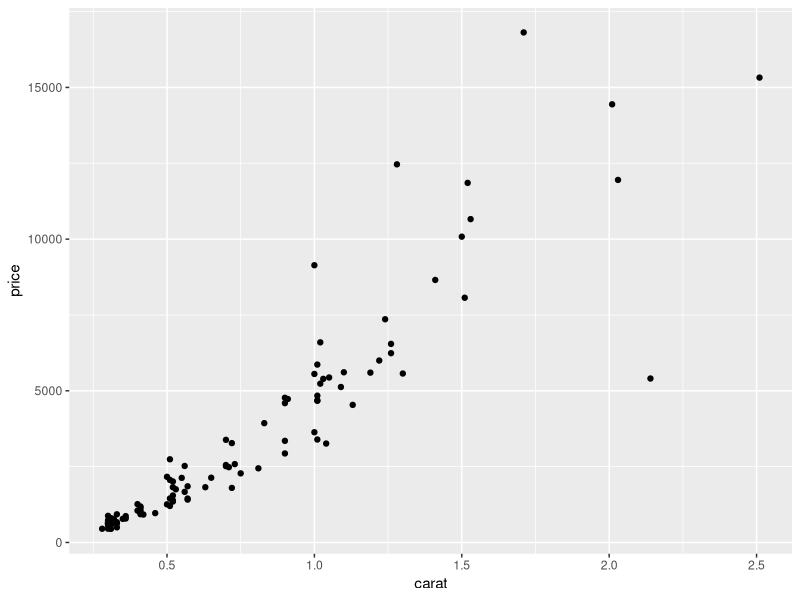
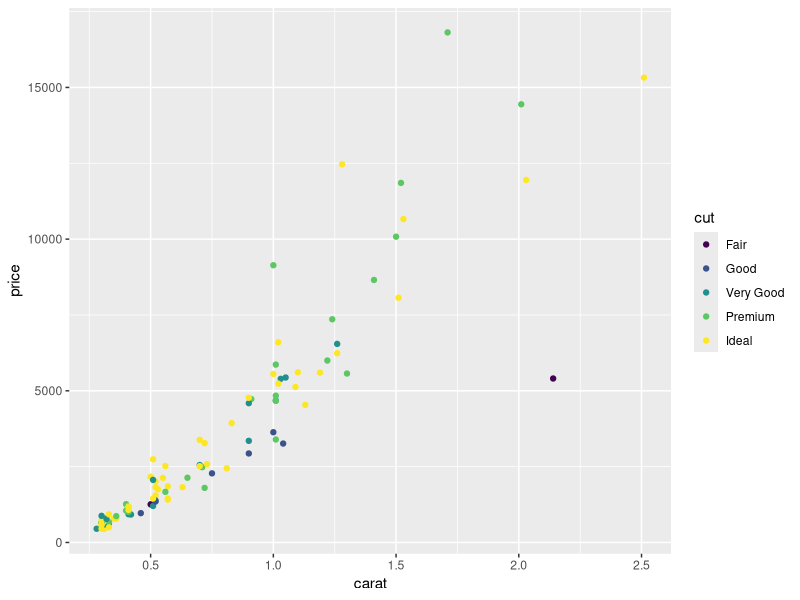
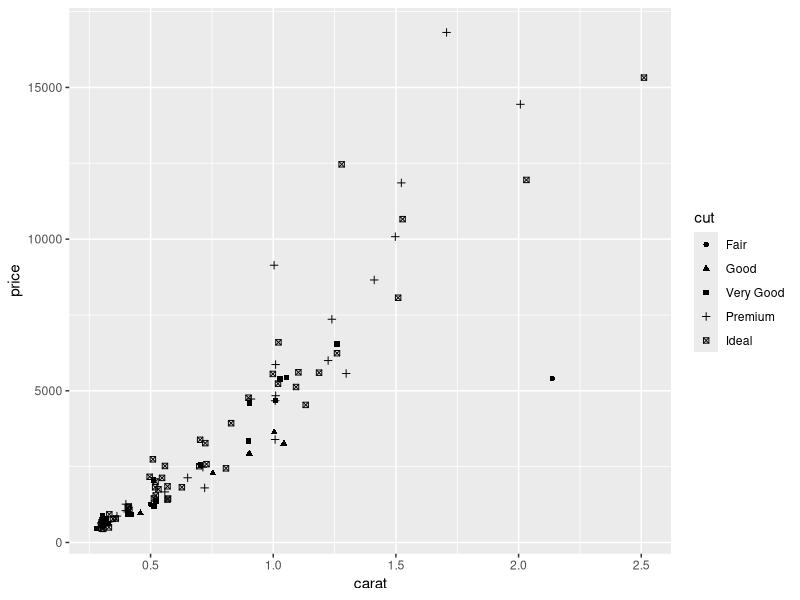
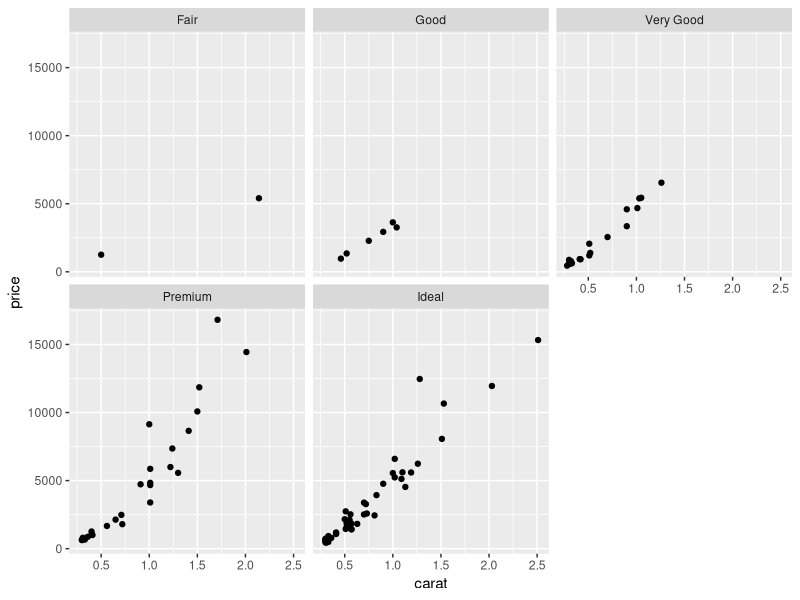
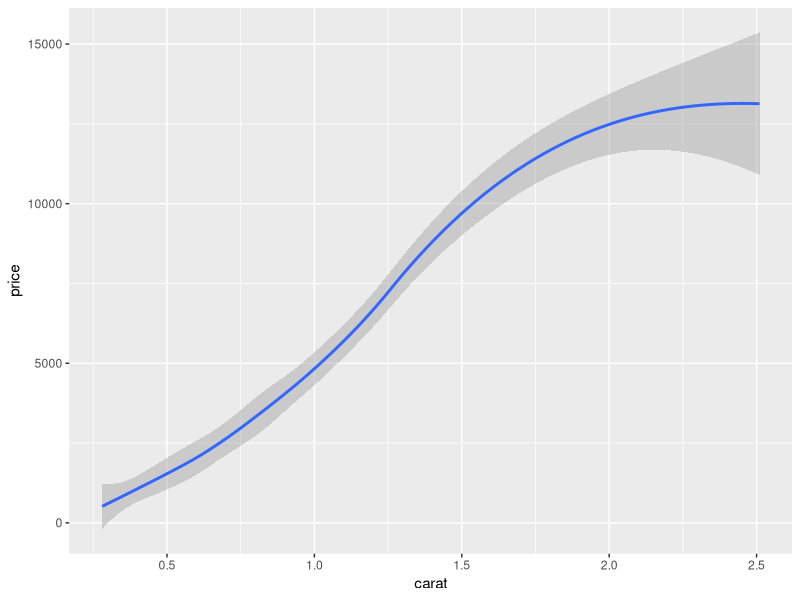
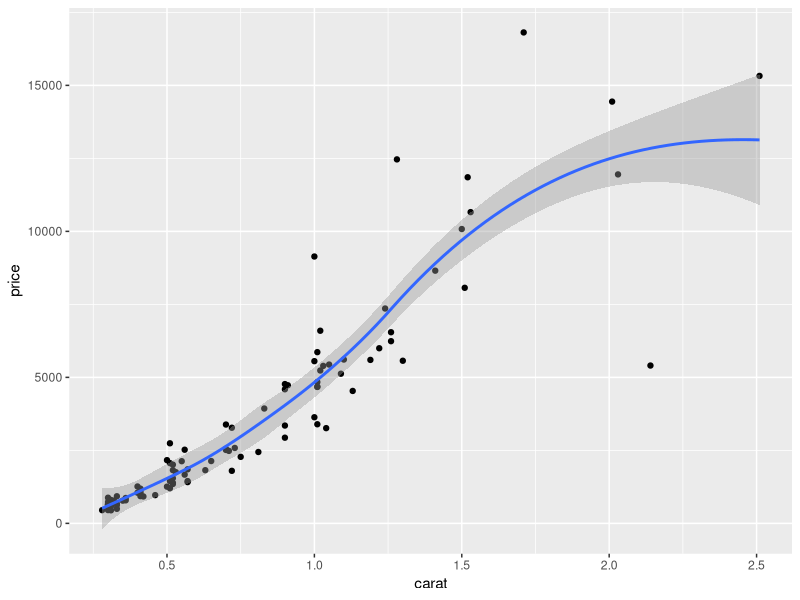
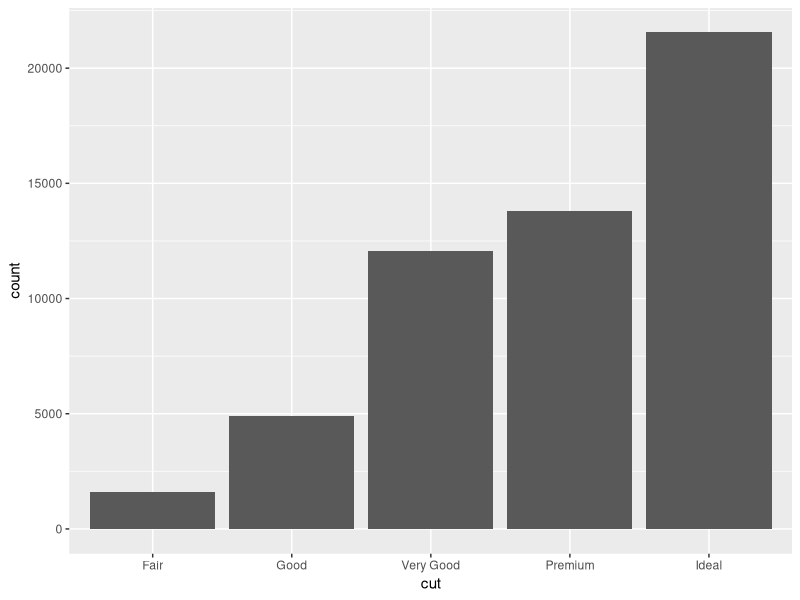
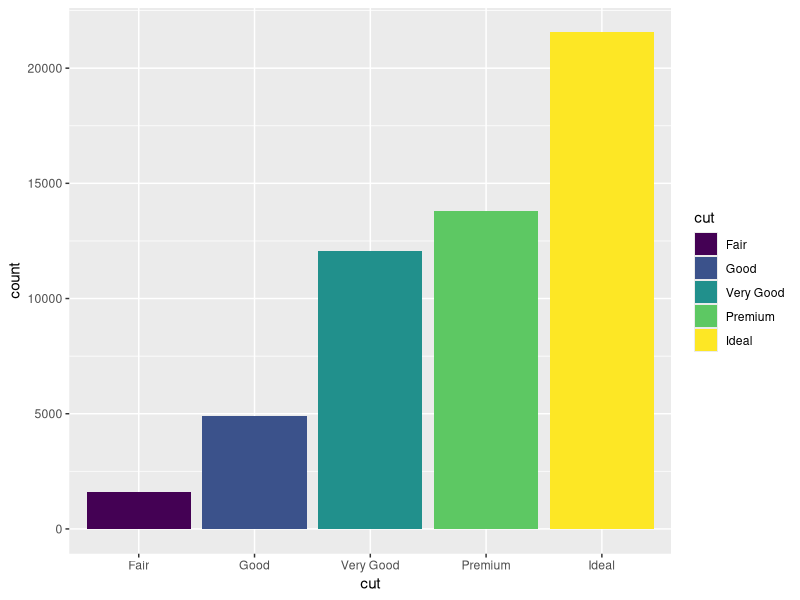

Reproduce these figures in R, in order.
## ---- chunk 1
library(tidyverse)
library(knitr)
## ---- chunk 2
crime_in_us <- read_delim("datasets/crime_in_us.csv", 
    ";", escape_double = FALSE, trim_ws = TRUE)

crime_in_us[1:6, 1:6] %>%  kable()
## ---- chunk 3
diamonds
## ---- chunk 4
str(diamonds)
## ---- chunk 5
# wybierz tylko pierwszych 100 diamentów
# przyspieszy to trochę obliczenia i sprawi, że
# wykresy będą bardziej przejrzyste
sto_diam <- diamonds[sample(nrow(diamonds), 100),]
## ---- chunk 6
ggplot(data = sto_diam) + # Uwaga! + MUSI być na końcu linii!
  geom_point(mapping = aes(x = carat, y = price))
## ---- chunk 7
ggplot(data = sto_diam) +
  geom_point(mapping = aes(x = carat, y = price, color = cut))
## ---- chunk 8
ggplot(data = sto_diam) +
  geom_point(mapping = aes(x = carat, y = price, shape = cut), 
             position = "jitter")
## ---- chunk 9
ggplot(data = sto_diam) +
  geom_point(mapping = aes(x = carat, y = price)) +
  facet_wrap(~ cut, nrow = 2)
## ---- chunk 10
ggplot(data = sto_diam) +
  geom_smooth(mapping = aes(x = carat, y = price))
## ---- chunk 11
ggplot(data = sto_diam, mapping = aes(x = carat, y = price)) +
  geom_point() +
  geom_smooth()
## ---- chunk 12
ggplot(data = diamonds) + 
  geom_bar(mapping = aes(x = cut))
## ---- chunk 13
ggplot(data = diamonds) + 
  geom_bar(mapping = aes(x = cut, fill = cut))
## ---- chunk 14
ggplot(data = diamonds) + 
  geom_bar(mapping = aes(x = cut, fill = color), position = "fill")
## ---- chunk 15
ggplot(data = diamonds) + 
  geom_bar(mapping = aes(x = cut, fill = color), position = "dodge")
## ---- chunk 16
ggplot(data = diamonds) + 
  geom_col(mapping = aes(x = clarity, y = mean(price)))
## ---- chunk 17
ggplot(data = sto_diam, aes(x = clarity, y = price)) +
  geom_boxplot()
## ---- chunk 18
ggplot(data = sto_diam, aes(x = clarity, y = price)) +
  geom_boxplot() +
  coord_flip()
## ---- chunk 19
ggplot(data = diamonds) + 
  geom_histogram(mapping = aes(price), binwidth = 1000)
## ---- chunk 20
ggplot(data = sto_diam) +
  geom_point(mapping = aes(x = carat, y = price)) +
  labs(title = "Tytuł wykresu", x = "Karaty", y = "Cena")
## ---- chunk 21
ggplot(data = sto_diam) +
  geom_point(mapping = aes(x = carat, y = price)) +
  labs(title = "Tytuł wykresu", x = "Karaty", y = "Cena") +
  theme_minimal()
## ---- chunk 22
ggplot(data = sto_diam) +
  geom_point(mapping = aes(x = carat, y = price)) +
  labs(title = "Tytuł wykresu", x = "Karaty", y = "Cena") +
  theme_dark()
## ---- chunk 23
ggplot(data = sto_diam) +
  geom_point(mapping = aes(x = carat, y = price)) +
  labs(title = "Tytuł wykresu", x = "Karaty", y = "Cena") +
  theme_light()
## ---- chunk 24
ggplot(data = sto_diam) +
  geom_point(mapping = aes(x = carat, y = price)) +
  labs(title = "Tytuł wykresu", x = "Karaty", y = "Cena") +
  theme_classic()
